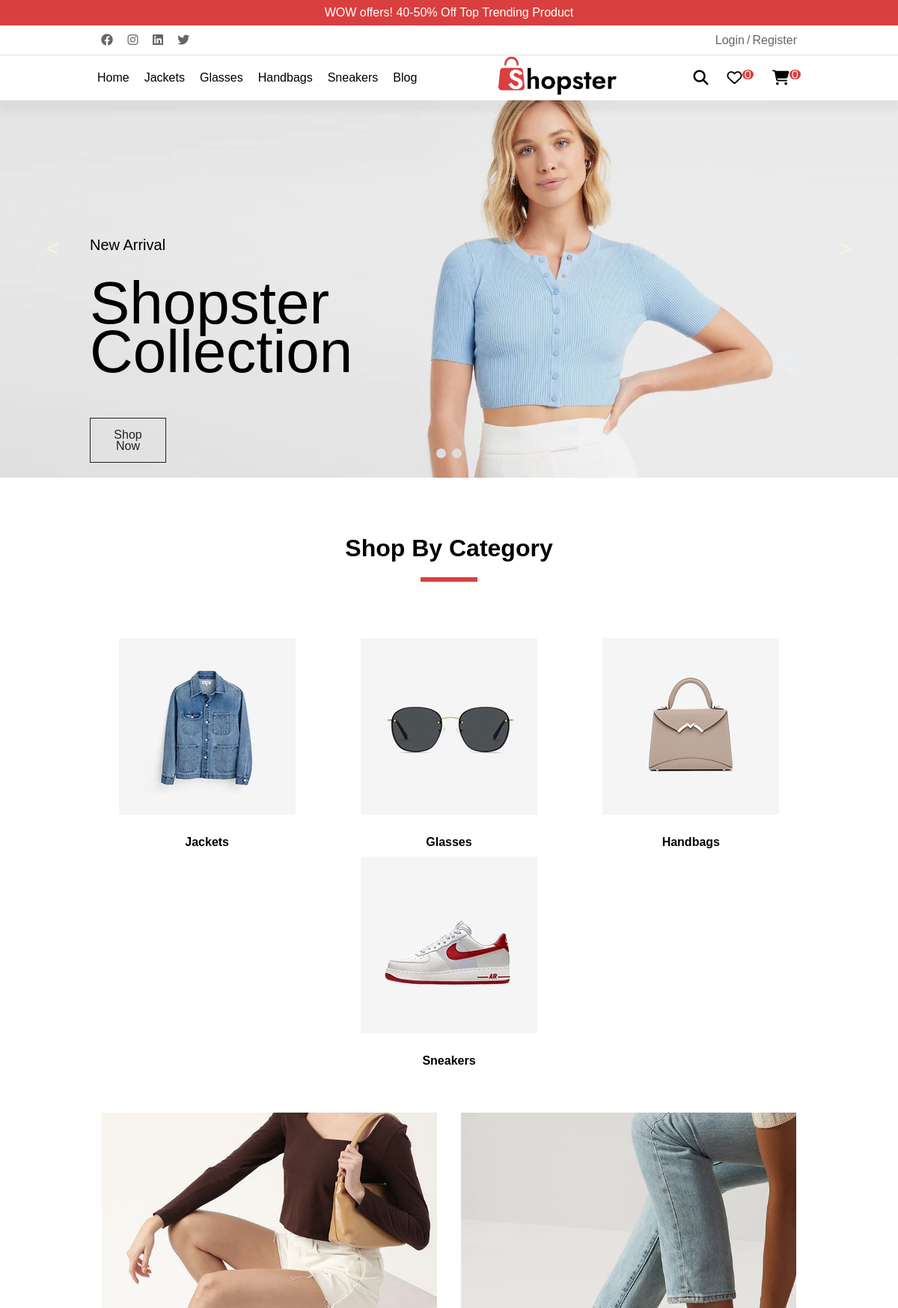
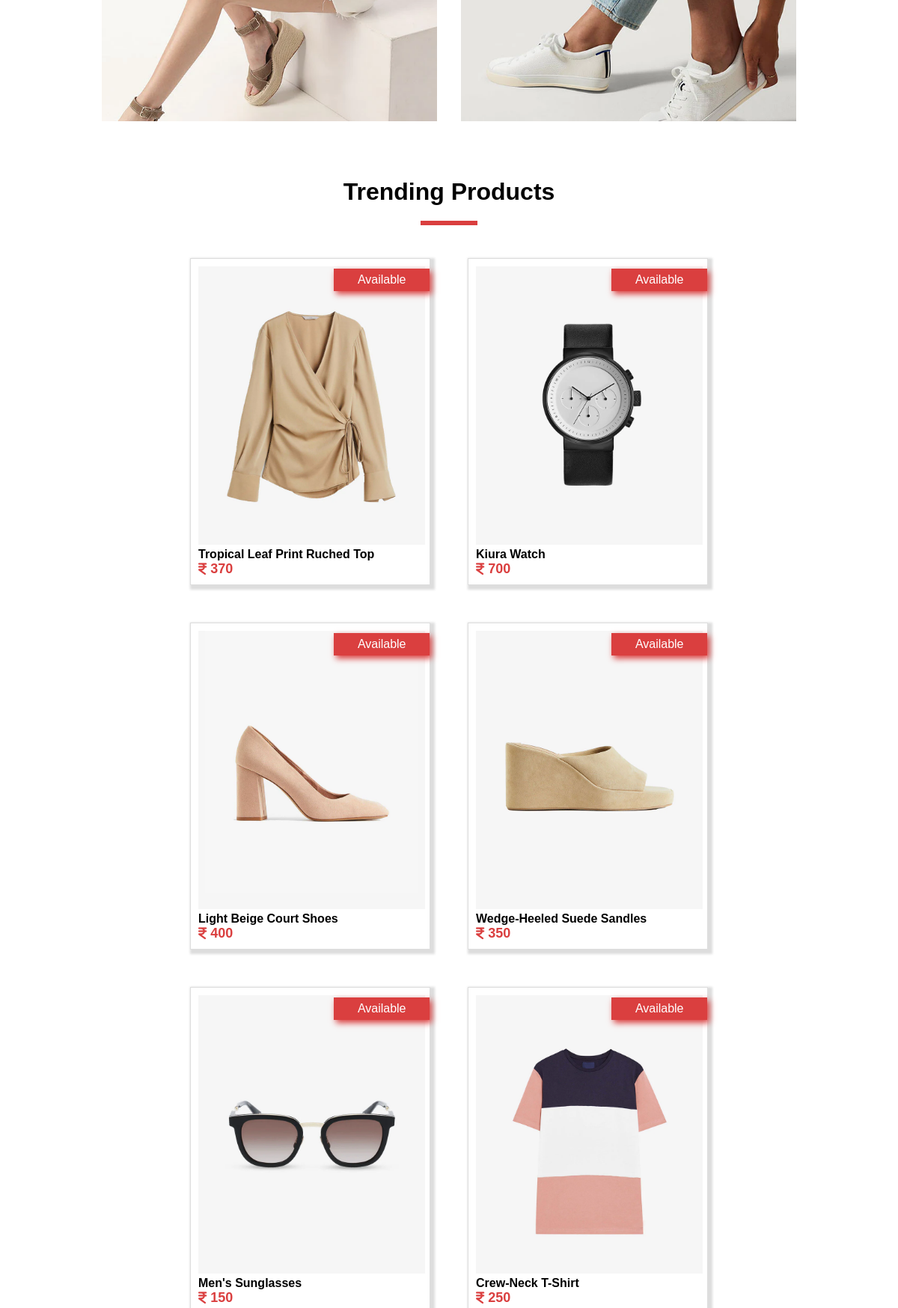
The page / (upper part) on the database its author committed (2 pictures, top to bottom).
### tables this page shows
CREATE TABLE `category` (
  `id` int(255) NOT NULL,
  `catimage` varchar(255) NOT NULL,
  `catname` varchar(255) NOT NULL,
  `catlink` varchar(255) NOT NULL
);

CREATE TABLE `product` (
  `id` int(255) NOT NULL,
  `productid` varchar(255) NOT NULL,
  `producttitle` varchar(255) NOT NULL,
  `productprice` varchar(255) NOT NULL,
  `productstatus` varchar(255) NOT NULL,
  `productimg` varchar(255) NOT NULL,
  `productcat` varchar(255) NOT NULL
);

### index.php (the view, shortened to what this page needs)
<?php
    include ("include/header.php");
    ?>
<div class="container">
    <div class="imagecontainer">
        <div class="navigation">
            <span id="left">
                <</span>
                    <span id="right">></span>
        </div>
        <div class="slidericon">
            <span class="dot"></span>
            <span class="dot"></span>
        </div>
        <div class="slide_image">
            <img src="assets\images\main-banner-1.webp" alt="slider_img1">
            <div class="cont">
                <p>New Arrival</p>
                <h2>Shopster Collection</h2>
                <a href="#">Shop Now</a>
            </div>
        </div>
    </div>
</div>
<div class="section_shopby">
    <h1>Shop By Category</h1>
    <div class="shoping_category">
        <?php
                                            include ("./include/connection.php");
                                            $query = "SELECT * FROM `category`";
                                            $result = mysqli_query($conn,$query);
                                            while($row = mysqli_fetch_assoc($result))
                                            {
                                                ?>
        <div class="category_container">
            <a href="<?php echo $row['catlink'] ?>"><img src="assets\images\<?php echo $row['catimage'] ?>"
                    alt="Jackets">
                <h4><?php echo $row['catname'] ?></h4>
            </a>
        </div>
        <?php
            }
            ?>
    </div>
    <div class="shopby_banner main">
        <div class="banner_image">
            <img src="assets\images\sub-banner-1.webp" alt="Category-banner-image 1">
        </div>
        <div class="banner_image">
            <img src="assets\images\sub-banner-2.jpg" alt="Category-banner-image 2">
        </div>
    </div>
</div>
<div class="trending_products">
    <h1>Trending Products</h1>
    <span class="products">
        <div class="product_container">
            <?php
                                            include ("./include/connection.php");
                                            $query = "SELECT * FROM `product` WHERE `productcat`='Home'";
                                            $result = mysqli_query($conn,$query);
                                            while($row = mysqli_fetch_assoc($result))
                                            {
                                                ?>
<div class="product_list_container">
                    <form action="../Project\product_detail.php" method="POST">
                    <img src="assets\images\<?php echo $row['productimg'] ?>" alt="product1">
                    <a href="#">
                        <h4><?php echo $row['producttitle'] ?></h4>
                    </a>
                    <div class="price_container">
                        <i class="fa-solid fa-indian-rupee-sign"></i>
                        <?php echo $row['productprice'] ?>
                    </div>
                    <div class="status"><?php echo $row['productstatus'] ?></div>
                </form>
                </div>
            <?php
                                            }
                                            ?>
        </div>
    </span>
</div>
<?php
    include ('./include/footer.php');
    ?>

### assets/css/web.css (style rules this page uses)
* { box-sizing: border-box; padding: 0; margin: 0; }
:root { --colorwhite:#ffffff; --coloroffwhite:#dddddd; --colorred:#da3f3f; --colorblack:#000000; --lightblack:#666666; }
body { color:var(--colorblack); background-color: var(--colorwhite); font-family: Jost, sans-serif; }
a { text-decoration: none; color: var(--colorblack); }
h1 { display: flex; width: 100%; justify-content: center; align-items: center; margin: 6% 0 0 0; flex-direction: column; }
.main { width: 80%; display: flex; justify-content: space-between; align-items: center; }
h1::after { content: " "; border: 3px solid var(--colorred); width: 70px; margin: 20px 0 15px 0; }
.imagecontainer { display: flex; position: relative; }
.slide_image { width: 100%; }
.imagecontainer img { width: 100%; }
.slidericon { display: flex; justify-content: center; width: 100%; position: absolute; z-index: 1; bottom: 30px; }
.dot { height: 13px; width: 13px; margin: 0 4px; background-color: var(--coloroffwhite); border-radius: 50%; display: inline-block; transition: background-color 0.6s ease; }
.navigation { position: absolute; z-index: 1; width: 100%; display: flex; justify-content: space-between; padding:0 50px; top:35%; }
.navigation span { display: flex; font-size:30px; color: beige; cursor: pointer; width: 40px; height: 40px; justify-content: center; align-items: center; border-radius: 50%; }
.cont { display: flex; justify-content: center; flex-direction: column; position: absolute; width: 50%; top: 35%; margin-left: 10%; z-index: 1; animation: 6s anim-lineUp ease-out; }
.cont p { font-size: 20px; line-height: 30px; letter-spacing: 0; font-weight: 500; margin-bottom: 30px; color: black; }
.cont h2 { font-size: 80px; line-height: 65px; font-weight: 500; letter-spacing: 0; color:black; }
.cont a { width: 17%; text-align: center; text-decoration: none; color: #222222; border: 1px solid #222222; padding: 14px 23px; margin-top: 56px; line-height: 15px; }
.section_shopby { display: flex; flex-direction: column; align-items: center; }
.shoping_category { width: 80%; margin: 5%; display: flex; justify-content: space-around; flex-direction: row; gap: 10px; }
.category_container { text-align: center; transition: transform 1s; }
.category_container img { width: 236px; height: 236px; }
.category_container h4 { margin: 10% 0 0 0; }
.category_container a { text-decoration: none; color:var(--colorblack); }
.shopby_banner { justify-content: center; }
.shopby_banner img { width: 100%; }
.shopby_banner div { margin: 0 16px; }
.banner_image { position: relative; overflow: hidden; }
.trending_products { display: flex; flex-direction: column; align-items: center; width: 100%; }
.product_container { margin: 3% 0 0 0; display: flex; justify-content: center; flex-wrap: wrap; gap: 50px; }
.product_list_container a { text-decoration: none; color:var(--colorblack); }
.status { background: var(--colorred); color: var(--colorwhite); position: absolute; width: 40%; height: 7%; top: 13px; right: 0; display: flex; align-items: center; justify-content: center; box-shadow: 3px 4px 8px var(--colorred); }
.trending_products span { display: flex; flex-direction: column; width: 80%; }
.product_list_container { display: flex; flex-direction: column; position: relative; width: 321px; gap: 10px; transition: transform 1s; border: 1px solid var(--coloroffwhite); padding: 10px; box-shadow: 3px 3px 3px 3px var(--coloroffwhite); }
.product_list_container img { width: 303px; height: 372px; }
.price_container { color: var(--colorred); display: flex; align-items: center; gap: 5px; font-weight: 700; font-size: 18px; }
@media only screen and (max-width: 1500px) { .imagecontainer { overflow: hidden; } }
@media only screen and (max-width: 1500px) { .shoping_category { flex-wrap:wrap; } }
@media only screen and (max-width: 1500px) { .product_container { flex-wrap: wrap; } }

### rows shown on the page
category: catimage (picture), catname "Jackets"
category: catimage (picture), catname "Glasses"
category: catimage (picture), catname "Handbags"
category: catimage (picture), catname "Sneakers"
product: productimg (picture), producttitle "Tropical Leaf Print Ruched Top", productprice "370", productstatus "Available"
product: productimg (picture), producttitle "Kiura Watch", productprice "700", productstatus "Available"
product: productimg (picture), producttitle "Light Beige Court Shoes", productprice "400", productstatus "Available"
product: productimg (picture), producttitle "Wedge-Heeled Suede Sandles", productprice "350", productstatus "Available"
product: productimg (picture), producttitle "Men's Sunglasses", productprice "150", productstatus "Available"
product: productimg (picture), producttitle "Crew-Neck T-Shirt", productprice "250", productstatus "Available"
